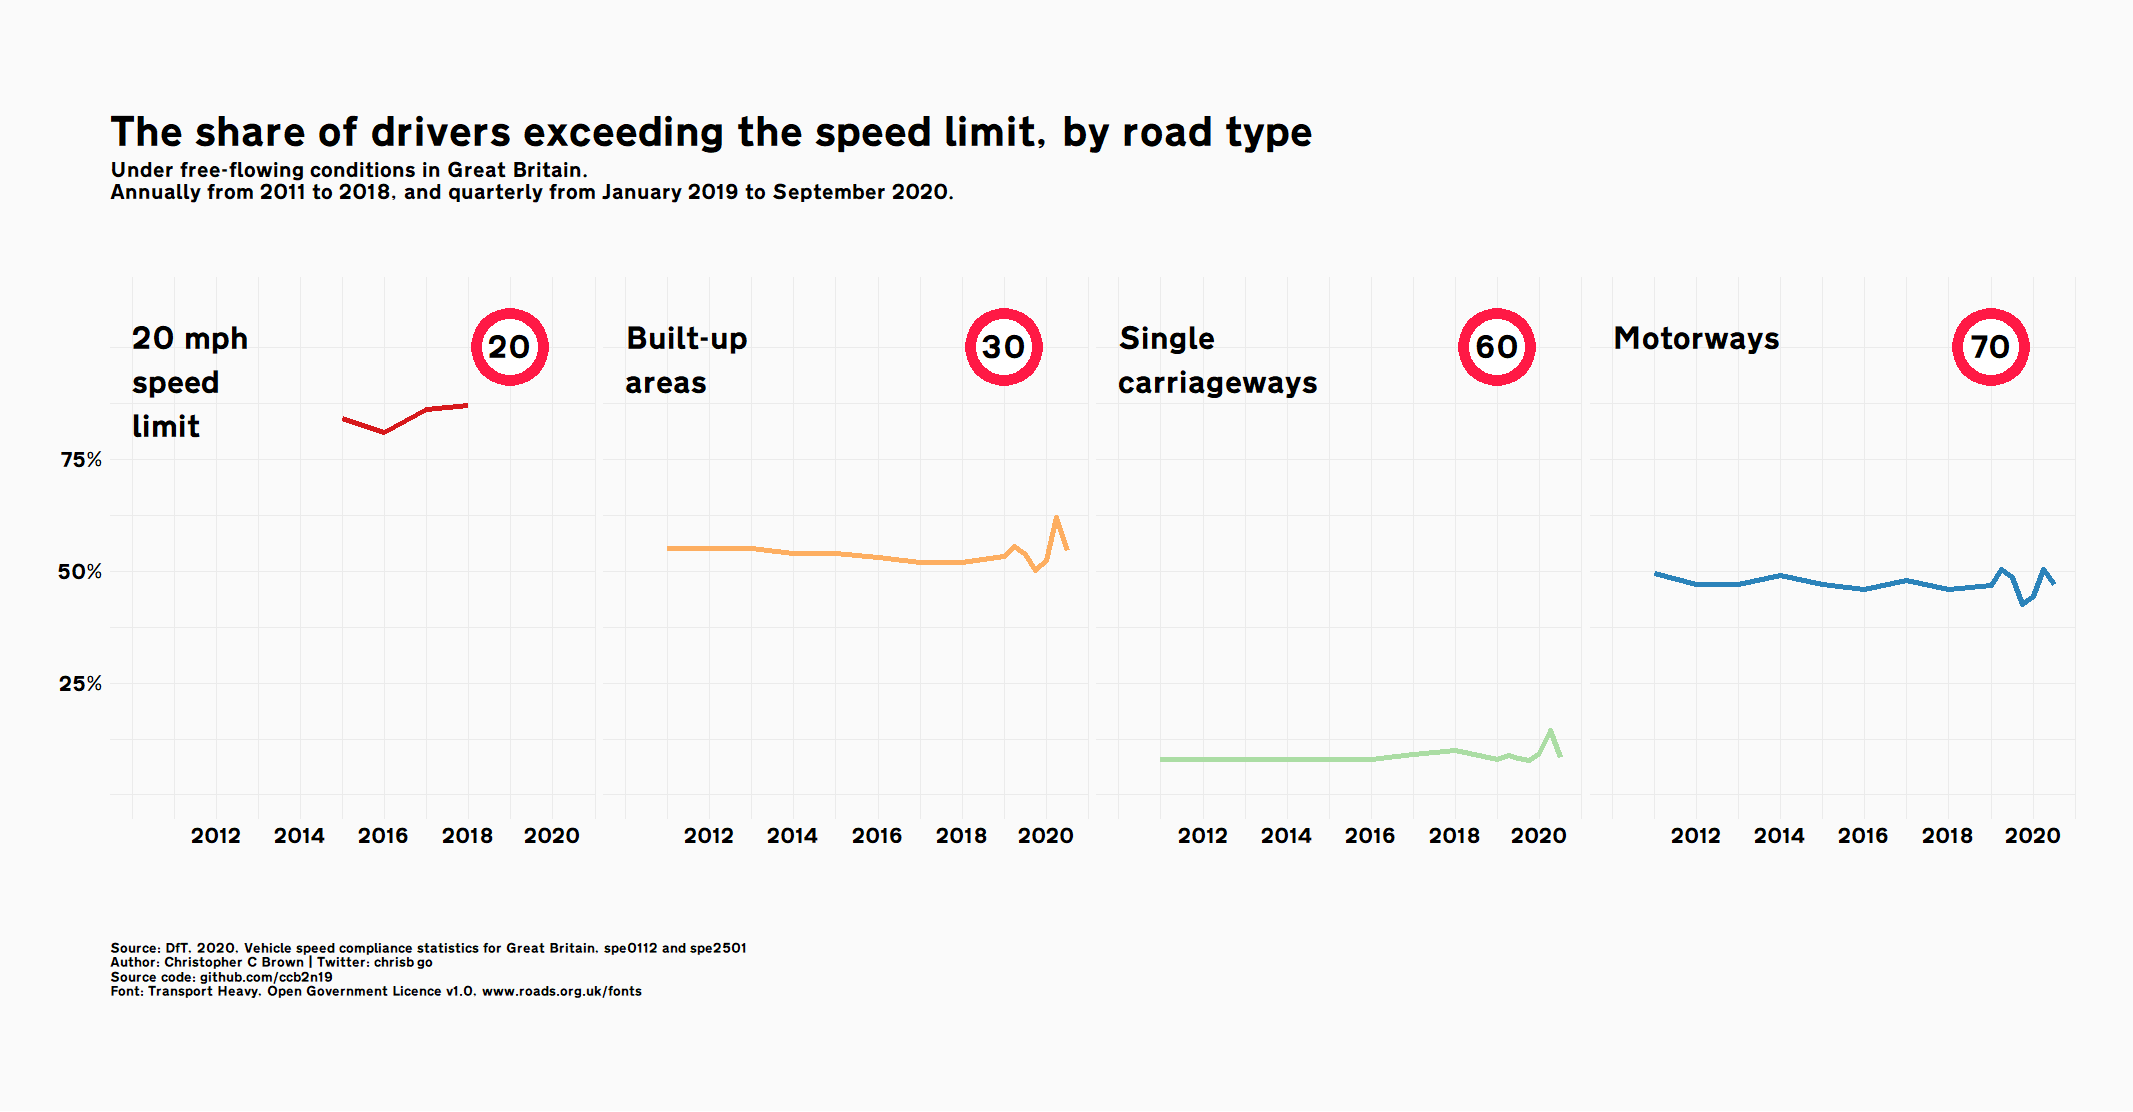

The R source for this figure:
library(tidyverse)
library(janitor)
library(readODS)
library(RColorBrewer)
library(scales)
library(cowplot)
library(extrafont)
extrafont::font_import(path="C:/Users/brown/Desktop/fonts/", prompt =  FALSE)
loadfonts(device = "win")
library(showtext)
font_add(family = "Transport Heavy",  regular = "C:/Users/brown/Desktop/fonts/Transport Heavy.ttf")
font_add(family = "Transport Gr",  regular = "C:/Users/brown/Desktop/fonts/Transport Medium Greek.ttf")
font_add(family = "Transport", regular = "C:/Users/brown/Desktop/fonts/Transport Medium.ttf")

### speed_limit_complience_distribuition.R must be run first ###

# Get annual data for 2011 to 2018 ------------------------------------------------------------------------
vehicle_types <- "Cars|LCVs|Short bus|Long bus|All Rigid HGVs|All Articulated HGVs|Motorcycles"
ts_file <- "spe0112.ods"

time_series <- read_ods(ts_file, skip = 5) %>%
  as_tibble(.name_repair = "unique") %>%
  rename(road_type = ...1,
         measure   = ...2) %>%
  fill(road_type, .direction = "down") %>%
  mutate(vehicle_type = case_when(measure %>% str_detect(vehicle_types) ~ measure %>% str_extract(vehicle_types),
                                                                   TRUE ~ as.character(NA))) %>%
  fill(vehicle_type, .direction = "down") %>%
  filter(vehicle_type == "Cars",
         measure      == "Exceeding speed limit (%)") %>%
  select(-...11, -vehicle_type) %>%
  pivot_longer(cols      = 3:11,
               names_to  = "year",
               values_to = "share_over_speed_limit") %>%
  mutate(year = year %>% str_extract("[:digit:][:digit:][:digit:][:digit:]") %>% as.numeric(),
         share_over_speed_limit = case_when(share_over_speed_limit == ".." ~ as.numeric(NA),
                                                                      TRUE ~ share_over_speed_limit %>% as.numeric()),
         road_type         = road_type %>% str_replace_all("\\s*\\([^\\)]+\\) |\\s*\\([^\\)]+\\)|", ""),
         road_type         = road_type %>% str_to_lower(),
         nice_road_type    = case_when(road_type == "motorways" ~ "Motorways",
                                       road_type == "national speed limit single carriageways" ~ "Single carriageways",
                                       road_type == "30 mph speed limit roads" ~ "Built-up areas",
                                       road_type == "20 mph speed limit roads" ~ "20 mph speed limit"),
         speed_limit = case_when(road_type == "motorways" ~ 70,
                                 road_type == "national speed limit single carriageways" ~ 60,
                                 road_type == "30 mph speed limit roads" ~ 30,
                                 road_type == "20 mph speed limit roads" ~ 20)) %>%
  arrange(speed_limit) %>%
  filter(year < 2019)

# Summarise quarterly figures for 2019 to 2020----------------------------------------------------------------------
quarterly <- long_data %>% 
  left_join(limits, by = "road_type") %>%
  filter(year %in% c(2019, 2020),
         speed_limit <= speed_lower_bound) %>%
  group_by(period, year, road_type, nice_road_type) %>%
  summarise(share_over_speed_limit = sum(share)) %>%
  mutate(year = case_when(period == "january_to_march" ~ year,
                          period == "april_to_june" ~ year + 0.25,
                          period == "july_to_september" ~ year + 0.5,
                          period == "october_to_december" ~ year + 0.75)) %>%
  select(-period)

# Join datasets together -------------------------------------------------------------------------------------------
full_data <- bind_rows(
  time_series,
  quarterly
) %>%
  mutate(nice_road_type = nice_road_type %>% str_wrap(9) %>% fct_inorder())


# Set colour palette and styles -------------------------------------------------------------------------------------
palette <- colorRampPalette(brewer.pal(4, "Spectral"))(4)

breaks <- seq(min(full_data$year) + 1, max(full_data$year), by = 2)

font <- "Transport Heavy"

# Set speed limits, titles and their positions ----------------------------------------------------------------------
speed_limits <- full_data %>%
  select(nice_road_type, speed_limit) %>%
  distinct(nice_road_type, .keep_all = TRUE) %>%
  mutate(x = 2019,
         title_x = 2010,
         y = 105)

# Create faceted plot ----------------------------------------------------------------------
ggplot(
  data = full_data,
  aes(x = year, 
      y = share_over_speed_limit)
      ) +
  geom_line(
    aes(colour = nice_road_type),
    lwd = 2,
    show.legend = FALSE
    ) +
  scale_colour_manual(
    values = palette
    ) +
  scale_x_continuous(
    breaks = breaks
    ) +
  scale_y_continuous(labels = c("25%", "50%", "75%"),
                     breaks = c(25, 50, 75),
                     limits = c(0, 110)) +
# Add speed limit signs ---------------------------------------------------------
  geom_point(data   = speed_limits, aes(x = x, y = y - 5),
             shape  = 21,
             size   = 20,
             stroke = 6,
             fill   = "white",
             colour = "#FF1945") +
  geom_text(
    data   = speed_limits, aes(x = x, y = y - 5, label = speed_limit),
    family = font,
    size   = 8) +
# Add facet labels as text object, rather than using the strip -------------------
  geom_text(
    data = speed_limits, 
    aes(x     = title_x, 
        y     = y, 
    label = nice_road_type),
    family = font,
    size   = 8,
    hjust  = 0,
    vjust  = 1
    ) +
  labs(
    x = "",
    y = "",
    title = "The share of drivers exceeding the speed limit, by road type",
    subtitle = "Under free-flowing conditions in Great Britain.\nAnnually from 2011 to 2018, and quarterly from January 2019 to September 2020.",
    caption = "Source: DfT, 2020, Vehicle speed compliance statistics for Great Britain, spe0112 and spe2501\nAuthor: Christopher C Brown | Twitter: chrisb_go\nSource code: github.com/ccb2n19\nFont: Transport Heavy, Open Government Licence v1.0, www.roads.org.uk/fonts"
  ) +
  facet_wrap(
    ~nice_road_type,
    nrow = 1
    ) +
  theme_minimal(
    base_family = "Transport Heavy"
    ) +
  theme(
   axis.text = element_text(size = 15, colour = "black"),
   strip.text = element_blank(),
   plot.caption = element_text(hjust = 0, size = 10,
                               margin = margin(2, 0, 0, 0, unit = "cm")),
   plot.title = element_text(hjust = 0, size = 30),
   plot.subtitle = element_text(hjust = 0, 
                                size = 15,
                                margin = margin(0, 0, 2, 0, unit = "cm")),
   plot.background = element_rect(fill = "grey98",
                                  colour = "transparent"),
   plot.margin = unit(c(3,1.5,3,1), "cm")
  )
